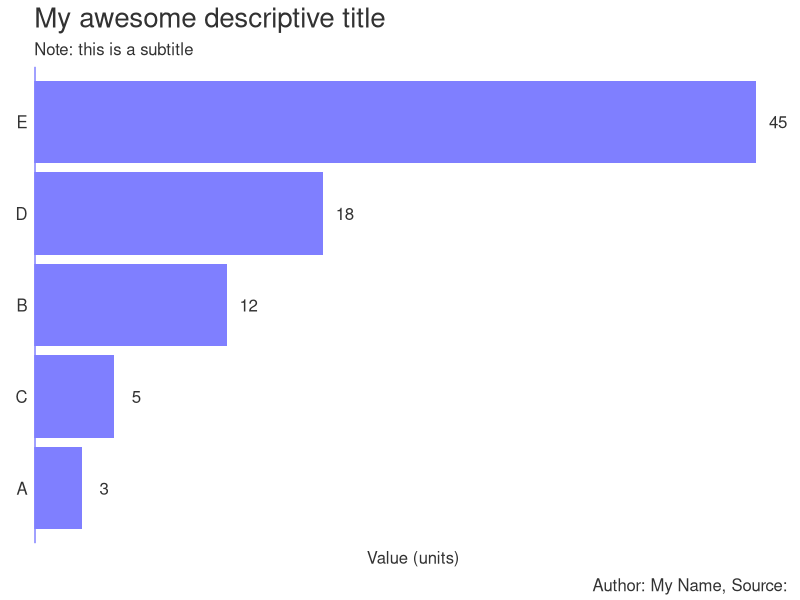

Source code (R):
# Load libraries
library(ggplot2)
library(reshape2)

# Create data
data <- data.frame(
  name=c("A","B","C","D","E") ,  
  value=c(3,12,5,18,45)
)

barplot <- ggplot(data, aes(x=reorder(name, value), y=value)) + # enter data frame
  geom_bar(stat = "identity"
           ,fill = "#7f7fff") + # colour bars
  coord_flip() + # flip vertical bars into horizontal bar
  geom_text(aes(label = value # data labels
                ,y =  value + max(value)*0.03) # positioned just outside bar
            ,size = (5/14)*12 # sizing in line with theme text
            ,colour = "#323232") + #colour text
  theme(
    panel.grid.major = element_blank() # Remove gridlines (major)
    ,panel.grid.minor = element_blank() # Remove gridlines (minor)
    ,panel.background = element_blank() # Remove grey background
    ,plot.title = element_text(hjust = 0, size = 20, colour = "#323232") # Title size and colour
    ,plot.subtitle = element_text(hjust = 0, size = 12, colour = "#323232") # Subtitle size and colour
    ,plot.caption = element_text(vjust = 0.3, size = 12, colour = "#323232") # Caption size and colour
    ,axis.ticks.y = element_blank() # Remove tick marks (Y-Axis)
    ,axis.text.y = element_text(hjust = 1, colour = "#323232", size = 12) # Axis size and colour (Y-Axis)
    ,axis.ticks.x = element_blank() # Remove tick marks (X-Axis)
    ,axis.text.x  = element_blank() # Remove axis scale (X-Axis)
    ,axis.title.x = element_text(size = 12, colour = "#323232") # Axis label size and colour (X-Axis)
  ) +
  geom_hline(yintercept=0, color = "#7f7fff", size=1) + # Axis line size and colour (Y-Axis)
  labs(title = 'My awesome descriptive title' # Title text
       ,subtitle = "Note: this is a subtitle" # Subtitle text
       ,x = element_blank() # Removed Y-Axis text (flipped co-ordinates) 
       ,y = 'Value (units)' # X-Axis text (flipped co-ordinates) 
       ,caption = "Author: My Name, Source: ") + # Caption text
  scale_y_continuous(limits = c(
    ifelse(min(data$value)>=0,0,min(data$value)*1.05) # Minimum X-Axis scale (flipped co-ordinates)
    ,max(data$value)*1.05) # Maximum X-Axis scale (flipped co-ordinates)
    ,expand = c(0,0) # Removing blank space around plot (X-Axis (flipped co-ordinates))
  )

# Save the plot
ggsave("barplot_final.png" # filename
       ,plot = barplot # variable for file
       ,width = 5, height = 4, dpi = 300, units = "in") # dimensions and image quality
